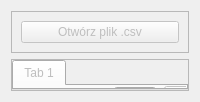
            <widget class="QWidget" name="import_page">
             <property name="enabled">
              <bool>false</bool>
             </property>
             <layout class="QVBoxLayout" name="verticalLayout_3">
              <item alignment="Qt::AlignTop">
               <widget class="QFrame" name="frame">
                <property name="frameShape">
                 <enum>QFrame::StyledPanel</enum>
                </property>
                <property name="frameShadow">
                 <enum>QFrame::Raised</enum>
                </property>
                <layout class="QVBoxLayout" name="verticalLayout_4">
                 <item>
                  <widget class="QPushButton" name="pushButton_3">
                   <property name="text">
                    <string>Otwórz plik .csv</string>
                   </property>
                  </widget>
                 </item>
                </layout>
               </widget>
              </item>
              <item>
               <widget class="QFrame" name="frame_2">
                <property name="frameShape">
                 <enum>QFrame::StyledPanel</enum>
                </property>
                <property name="frameShadow">
                 <enum>QFrame::Raised</enum>
                </property>
                <layout class="QGridLayout" name="gridLayout_2">
                 <property name="leftMargin">
                  <number>0</number>
                 </property>
                 <property name="topMargin">
                  <number>0</number>
                 </property>
                 <property name="rightMargin">
                  <number>0</number>
                 </property>
                 <property name="bottomMargin">
                  <number>0</number>
                 </property>
                 <property name="spacing">
                  <number>0</number>
                 </property>
                 <item row="0" column="0">
                  <widget class="QTabWidget" name="tabWidget">
                   <property name="currentIndex">
                    <number>0</number>
                   </property>
                   <widget class="QWidget" name="tab_3">
                    <attribute name="title">
                     <string>Tab 1</string>
                    </attribute>
                    <widget class="QLabel" name="label_7">
                     <property name="geometry">
                      <rect>
                       <x>40</x>
                       <y>0</y>
                       <width>55</width>
                       <height>16</height>
                      </rect>
                     </property>
                     <property name="styleSheet">
                      <string notr="true">color: qlineargradient(spread:pad, x1:1, y1:1, x2:0, y2:0, stop:0 rgba(81, 167, 179, 255), stop:0.159204 rgba(29, 101, 119, 255), stop:0.298507 rgba(61, 129, 150, 255), stop:0.412935 rgba(27, 161, 149, 255), stop:0.532338 rgba(85, 184, 146, 255), stop:0.666667 rgba(65, 150, 162, 255), stop:0.800995 rgba(71, 133, 185, 255), stop:0.965174 rgba(50, 96, 128, 255));</string>
                     </property>
                     <property name="text">
                      <string>Kolumny:</string>
                     </property>
                    </widget>
                    <widget class="QSpinBox" name="spinBox">
                     <property name="geometry">
                      <rect>
                       <x>100</x>
                       <y>0</y>
                       <width>42</width>
                       <height>22</height>
                      </rect>
                     </property>
                    </widget>
                    <widget class="QPushButton" name="pushButton_4">
                     <property name="geometry">
                      <rect>
                       <x>150</x>
                       <y>0</y>
                       <width>93</width>
                       <height>28</height>
                      </rect>
                     </property>
                     <property name="text">
                      <string>Pokaż</string>
                     </property>
                    </widget>
                    <widget class="QTableWidget" name="tableWidget">
                     <property name="geometry">
                      <rect>
                       <x>-10</x>
                       <y>30</y>
                       <width>821</width>
                       <height>451</height>
                      </rect>
                     </property>
                    </widget>
                   </widget>
                  </widget>
                 </item>
                </layout>
               </widget>
              </item>
             </layout>
            </widget>
